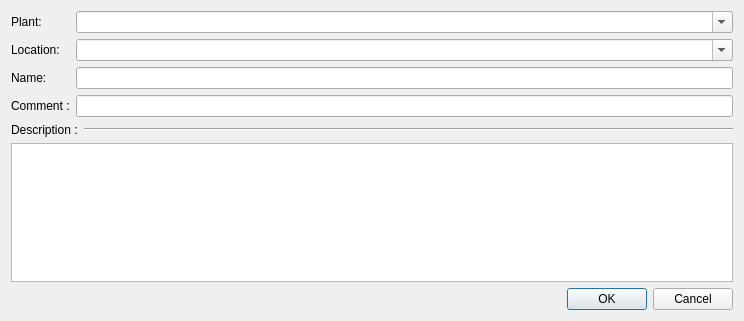
<?xml version="1.0" encoding="UTF-8"?>
<ui version="4.0">
 <class>TerminalStripCreatorDialog</class>
 <widget class="QDialog" name="TerminalStripCreatorDialog">
  <property name="geometry">
   <rect>
    <x>0</x>
    <y>0</y>
    <width>744</width>
    <height>321</height>
   </rect>
  </property>
  <property name="windowTitle">
   <string>Creation of terminal group</string>
  </property>
  <layout class="QGridLayout" name="gridLayout">
   <item row="3" column="0">
    <widget class="QLabel" name="label_2">
     <property name="text">
      <string>Location:</string>
     </property>
    </widget>
   </item>
   <item row="4" column="0">
    <widget class="QLabel" name="label_3">
     <property name="text">
      <string>Name:</string>
     </property>
    </widget>
   </item>
   <item row="2" column="0">
    <widget class="QLabel" name="label">
     <property name="text">
      <string>Plant:</string>
     </property>
    </widget>
   </item>
   <item row="4" column="1">
    <widget class="QLineEdit" name="m_name_le"/>
   </item>
   <item row="3" column="1">
    <widget class="QComboBox" name="m_location_cb">
     <property name="editable">
      <bool>true</bool>
     </property>
     <property name="insertPolicy">
      <enum>QComboBox::NoInsert</enum>
     </property>
    </widget>
   </item>
   <item row="2" column="1">
    <widget class="QComboBox" name="m_installation_cb">
     <property name="editable">
      <bool>true</bool>
     </property>
     <property name="insertPolicy">
      <enum>QComboBox::NoInsert</enum>
     </property>
    </widget>
   </item>
   <item row="7" column="0" colspan="2">
    <widget class="QWidget" name="widget" native="true">
     <layout class="QHBoxLayout" name="horizontalLayout" stretch="0,1">
      <property name="leftMargin">
       <number>0</number>
      </property>
      <property name="topMargin">
       <number>0</number>
      </property>
      <property name="rightMargin">
       <number>0</number>
      </property>
      <property name="bottomMargin">
       <number>0</number>
      </property>
      <item>
       <widget class="QLabel" name="label_4">
        <property name="text">
         <string>Description :</string>
        </property>
       </widget>
      </item>
      <item>
       <widget class="Line" name="line">
        <property name="orientation">
         <enum>Qt::Horizontal</enum>
        </property>
       </widget>
      </item>
     </layout>
    </widget>
   </item>
   <item row="8" column="0" colspan="2">
    <widget class="QPlainTextEdit" name="m_description_te"/>
   </item>
   <item row="10" column="0" colspan="2">
    <widget class="QDialogButtonBox" name="buttonBox">
     <property name="orientation">
      <enum>Qt::Horizontal</enum>
     </property>
     <property name="standardButtons">
      <set>QDialogButtonBox::Cancel|QDialogButtonBox::Ok</set>
     </property>
    </widget>
   </item>
   <item row="5" column="0">
    <widget class="QLabel" name="label_5">
     <property name="text">
      <string>Comment :</string>
     </property>
    </widget>
   </item>
   <item row="5" column="1">
    <widget class="QLineEdit" name="m_comment_le"/>
   </item>
  </layout>
 </widget>
 <tabstops>
  <tabstop>m_installation_cb</tabstop>
  <tabstop>m_location_cb</tabstop>
  <tabstop>m_name_le</tabstop>
  <tabstop>m_comment_le</tabstop>
  <tabstop>m_description_te</tabstop>
 </tabstops>
 <resources/>
 <connections>
  <connection>
   <sender>buttonBox</sender>
   <signal>accepted()</signal>
   <receiver>TerminalStripCreatorDialog</receiver>
   <slot>accept()</slot>
   <hints>
    <hint type="sourcelabel">
     <x>248</x>
     <y>254</y>
    </hint>
    <hint type="destinationlabel">
     <x>157</x>
     <y>274</y>
    </hint>
   </hints>
  </connection>
  <connection>
   <sender>buttonBox</sender>
   <signal>rejected()</signal>
   <receiver>TerminalStripCreatorDialog</receiver>
   <slot>reject()</slot>
   <hints>
    <hint type="sourcelabel">
     <x>316</x>
     <y>260</y>
    </hint>
    <hint type="destinationlabel">
     <x>286</x>
     <y>274</y>
    </hint>
   </hints>
  </connection>
 </connections>
</ui>
